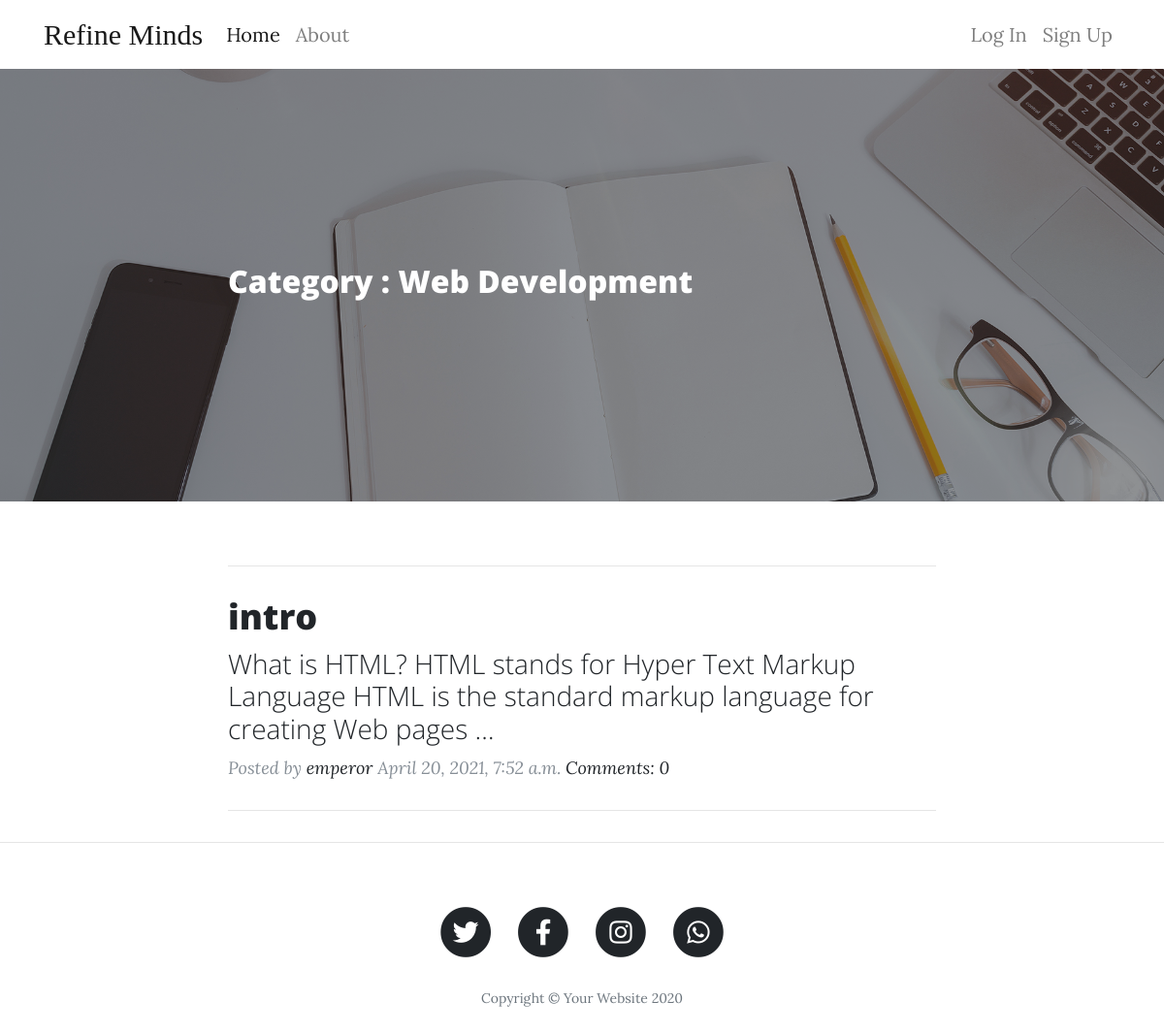
Page /category/webs on the committed database.
### core/models.py (models this page shows, shortened)
class Category(models.Model):
    name = models.CharField(max_length=255)
    slug = models.SlugField()
    class Meta:
        verbose_name = 'Category'
        verbose_name_plural = 'Categorys'

class Post(models.Model):
    author = models.ForeignKey(User, on_delete=models.CASCADE,related_name='tag')
    title = models.CharField(max_length = 150)
    content = models.TextField()
    video = models.FileField(upload_to='video/',null=True, blank=True)
    image = models.ImageField(upload_to = 'image/',blank=True,null=True)
    publish_date = models.DateTimeField(null=True, blank=True)
    created_date = models.DateTimeField(auto_now_add=True)
    category = models.ForeignKey(Category,on_delete=models.CASCADE)
    def get_absolute_url(self):
        return reverse('core:post', kwargs={'pk': self.pk})

### core/views.py (the view)
# urls.py: path('category/<slug:category_slug>',views.categoryview,name='category'),
def categoryview(request,category_slug=None):
    category = None
    categories = Category.objects.all()
    items = Post.objects.all()
    if category_slug:
        category = get_object_or_404(Category,slug=category_slug)
        cats = items.filter(category=category)
    return render(request, 'core/category.html',{'cats' : categories,
                                            'category':category,
                                            'cat':cats} )

### Template/core/category.html (shortened to what this page needs)
{% extends 'base.html' %}
{% load i18n %}
{% load account %}
{% block content %}
  <header class="masthead" style="background-image: url('/static/img/home-bg.jpg')">
    <div class="overlay"></div>
    <div class="container">
      <div class="row">
        <div class="col-lg-8 col-md-10 mx-auto">
          <div class="post-heading">
            <h2>Category : {{category.name}}</h2>
          </div>
        </div>
      </div>
    </div>
  </header>
  <article>
    <div class="container">
      <div class="row">
        <div class="col-lg-8 col-md-10 mx-auto">
          <hr>
        {% if category %}
        {% for post in cat  %}
        <div class="post-preview">
            <a href="{{post.get_absolute_url}}">
              <h2 class="post-title">
                {{post.title}}
              </h2>
              <h3 class="post-subtitle">
                {{post.content|safe|truncatewords:20|urlize}}
              </h3>
            </a>
            <p class="post-meta">Posted by
              <a href="#">{{post.author}}</a>
              {{post.publish_date}} <a href="{% url 'core:post' pk=post.pk %}">Comments: {{ post.comments.count }}</a>
          </div>
          <hr>
        {% endfor %}
        {% else %}
        <h2>category doesn't exists</h2>
        {% endif %}
        </div>
      </div>
    </div>
  </article>
  <hr>
{% endblock content %}

### Static_files/css/clean-blog.css (style rules this page uses)
body { font-size: 20px; color: #212529; font-family: 'Lora', 'Times New Roman', serif; }
p { line-height: 1.5; margin: 30px 0; }
p a { text-decoration: underline; }
h1, h2, h3, h4, h5, h6 { font-weight: 800; font-family: 'Open Sans', 'Helvetica Neue', Helvetica, Arial, sans-serif; }
a { color: #212529; transition: all 0.2s; }
header.masthead { margin-bottom: 50px; background: no-repeat center center; background-color: #868e96; background-attachment: scroll; position: relative; background-size: cover; }
header.masthead .overlay { position: absolute; top: 0; left: 0; height: 100%; width: 100%; background-color: #212529; opacity: 0.5; }
header.masthead .page-heading, header.masthead .post-heading, header.masthead .site-heading { padding: 200px 0 150px; color: white; }
@media only screen and (min-width: 768px) { header.masthead .page-heading, header.masthead .post-heading, header.masthead .site-heading { padding: 200px 0; } }
.post-preview > a { color: #212529; }
.post-preview > a > .post-title { font-size: 30px; margin-top: 30px; margin-bottom: 10px; }
.post-preview > a > .post-subtitle { font-weight: 300; margin: 0 0 10px; }
.post-preview > .post-meta { font-size: 18px; font-style: italic; margin-top: 0; color: #868e96; }
.post-preview > .post-meta > a { text-decoration: none; color: #212529; }
@media only screen and (min-width: 768px) { .post-preview > a > .post-title { font-size: 36px; } }

### rows in the picture
Category: name "Web Development"
Post: title "intro", content "What is HTML? HTML stands for Hyper Text Markup Language HTML is the standard markup language for creating Web pages …", author "emperor", publish_date "April 20, 2021, 7:52 a.m.", comments.count "0"
